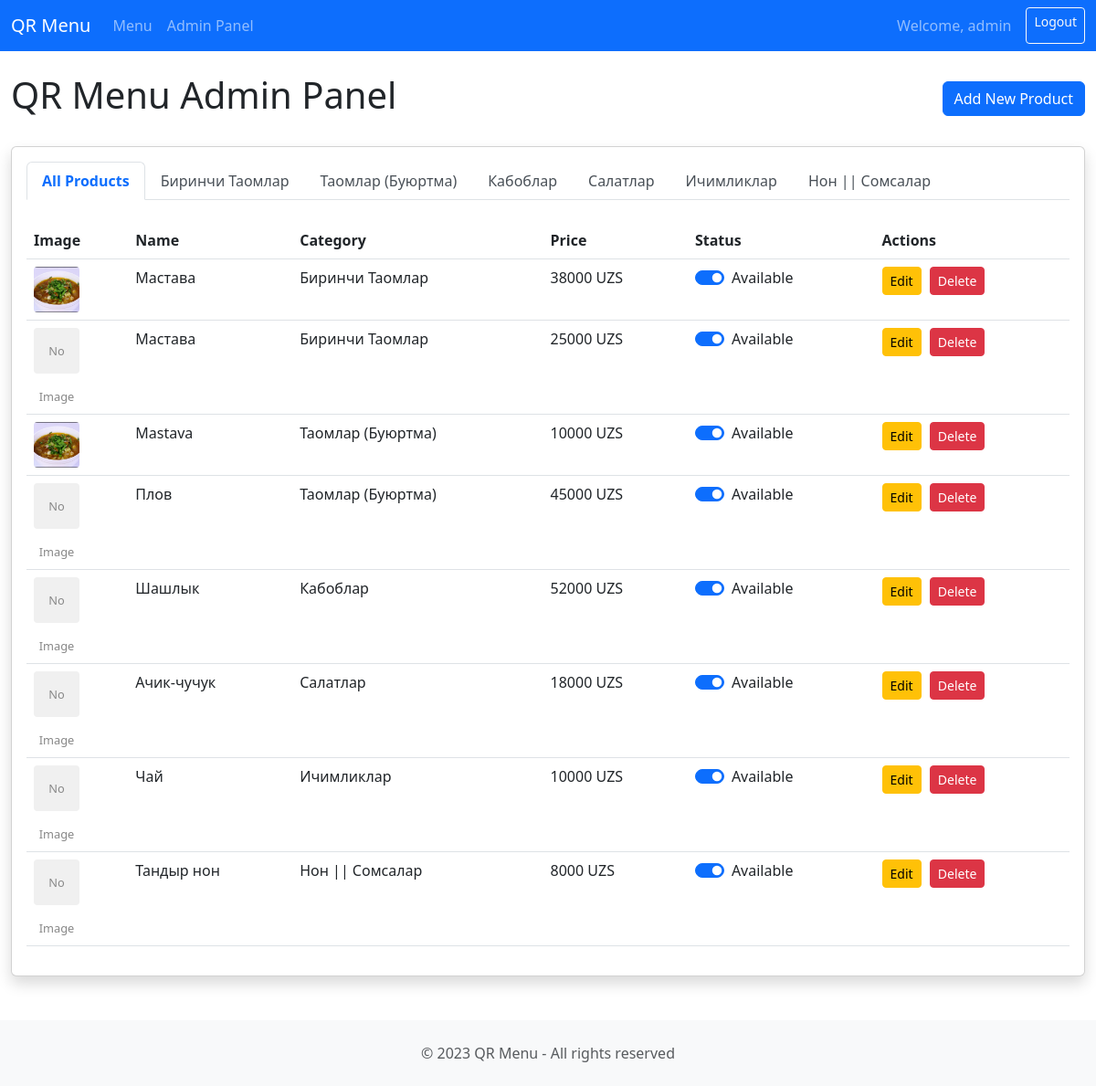
Screenshot of /admins/panel/ (signed in) with the database file from the repository.
### menu/models.py (models this page shows, shortened)
class Category(models.Model):
    name = models.CharField(max_length=100)
    slug = models.SlugField(max_length=100, unique=True, blank=True)
    class Meta:
        verbose_name_plural = "Categories"

class Product(models.Model):
    name = models.CharField(max_length=200)
    description = models.TextField(blank=True)
    price = models.IntegerField()  # Price in UZS
    category = models.ForeignKey(Category, on_delete=models.CASCADE, related_name='products')
    image = models.ImageField(upload_to='products/', blank=True, null=True)
    available = models.BooleanField(default=True)
    created_at = models.DateTimeField(auto_now_add=True)
    updated_at = models.DateTimeField(auto_now=True)

### menu/views.py (the view)
# urls.py: path('admins/panel/', views.admin_panel, name='admin_panel'),
@login_required
def admin_panel(request):
    categories = Category.objects.all()
    products = Product.objects.all().order_by('category', 'name')
    context = {
        'categories': categories,
        'products': products,
    }
    return render(request, 'menu/admin_panel.html', context)

### menu/templates/menu/admin_panel.html (shortened to what this page needs)
{% extends 'menu/base.html' %}
{% block extra_css %}
<link rel="stylesheet" href="/static/menu/css/admin_styles.css">
{% endblock %}
{% block content %}
<div class="container-fluid mt-4">
  <div class="row">
    <div class="col-12">
      <div class="d-flex justify-content-between align-items-center mb-4">
        <h1>QR Menu Admin Panel</h1>
        <a href="{% url 'product_add' %}" class="btn btn-primary">Add New Product</a>
      </div>
      <div class="card shadow">
        <div class="card-body">
          <ul class="nav nav-tabs mb-4" id="productTabs" role="tablist">
            <li class="nav-item">
              <a class="nav-link active" id="all-tab" data-bs-toggle="tab" href="#all" role="tab">All Products</a>
            </li>
            {% for category in categories %}
              <li class="nav-item">
                <a class="nav-link" id="cat{{ category.id }}-tab" data-bs-toggle="tab" href="#cat{{ category.id }}" role="tab">{{ category.name }}</a>
              </li>
            {% endfor %}
          </ul>
          <div class="tab-content" id="tabContent">
            <div class="tab-pane fade show active" id="all" role="tabpanel">
              <div class="table-responsive">
                <table class="table table-hover">
                  <thead>
                    <tr>
                      <th>Image</th>
                      <th>Name</th>
                      <th>Category</th>
                      <th>Price</th>
                      <th>Status</th>
                      <th>Actions</th>
                    </tr>
                  </thead>
                  <tbody>
                    {% for product in products %}
                      <tr data-product-id="{{ product.id }}">
                        <td class="product-image">
                          {% if product.image %}
                            <img src="{{ product.image.url }}" alt="{{ product.name }}" width="50">
                          {% else %}
                            <span class="no-image">No Image</span>
                          {% endif %}
                        </td>
                        <td>{{ product.name }}</td>
                        <td>{{ product.category.name }}</td>
                        <td>{{ product.price }} UZS</td>
                        <td>
                          <div class="form-check form-switch">
                            <input class="form-check-input availability-toggle" type="checkbox" role="switch"
                                  id="switchStatus{{ product.id }}"
                                  {% if product.available %}checked{% endif %}
                                  data-product-id="{{ product.id }}">
                            <label class="form-check-label" for="switchStatus{{ product.id }}">
                              {% if product.available %}Available{% else %}Hidden{% endif %}
                            </label>
                          </div>
                        </td>
                        <td class="actions">
                          <a href="{% url 'product_edit' product.id %}" class="btn btn-sm btn-warning">Edit</a>
                          <button class="btn btn-sm btn-danger delete-btn" data-product-id="{{ product.id }}">Delete</button>
                        </td>
                      </tr>
                    {% empty %}
                      <tr>
                        <td colspan="6" class="text-center">No products available</td>
                      </tr>
                    {% endfor %}
                  </tbody>
                </table>
              </div>
            </div>
          </div>
        </div>
      </div>
    </div>
  </div>
</div>
{% endblock %}

### menu/templates/menu/base.html (shortened to what this page needs)
<!DOCTYPE html>
<html lang="en">
<head>
    <link href="https://cdn.jsdelivr.net/npm/bootstrap@5.3.0/dist/css/bootstrap.min.css" rel="stylesheet">
    <link rel="stylesheet" href="/static/menu/css/admin_styles.css">
    {% block extra_css %}{% endblock %}
</head>
<body>
    <nav class="navbar navbar-expand-lg navbar-dark bg-primary">
        <div class="container-fluid">
            <a class="navbar-brand" href="/">QR Menu</a>
            <div class="collapse navbar-collapse" id="navbarNav">
                <ul class="navbar-nav me-auto">
                    <li class="nav-item">
                        <a class="nav-link" href="{% url 'menu_display' %}">Menu</a>
                    </li>
                    {% if user.is_authenticated %}
                    <li class="nav-item">
                        <a class="nav-link" href="{% url 'admin_panel' %}">Admin Panel</a>
                    </li>
                    {% endif %}
                </ul>
                {% if user.is_authenticated %}
                <div class="d-flex">
                    <span class="navbar-text me-3">
                        Welcome, {{ user.username }}
                    </span>
                    <a href="logout/" class="btn btn-outline-light btn-sm">Logout</a>
                </div>
                {% else %}
                <a href="/admin/login/" class="btn btn-outline-light">Login</a>
                {% endif %}
            </div>
        </div>
    </nav>
    <main>
        {% block content %}{% endblock %}
    </main>
    <footer class="bg-light py-4 mt-5">
        <div class="container text-center">
            <p class="text-muted mb-0">© 2023 QR Menu - All rights reserved</p>
        </div>
    </footer>
</body>
</html>

### menu/static/menu/css/admin_styles.css (style rules this page uses)
.product-image img { width: 50px; height: 50px; object-fit: cover; border-radius: 4px; }
.no-image { display: inline-block; width: 50px; height: 50px; line-height: 50px; text-align: center; background-color: #f0f0f0; color: #888; border-radius: 4px; font-size: 0.8rem; }
.actions { white-space: nowrap; }
.actions .btn { margin-right: 5px; }
.actions .btn:last-child { margin-right: 0; }
.nav-tabs .nav-link { color: #495057; }
.nav-tabs .nav-link.active { font-weight: bold; color: #0d6efd; }

### rows the page displays
Category: name "Биринчи Таомлар"
Category: name "Таомлар (Буюртма)"
Category: name "Кабoблар"
Category: name "Салатлар"
Category: name "Ичимликлар"
Category: name "Нон || Сомсалар"
Product: image (picture), name "Мастава", category.name "Биринчи Таомлар", price "38000", available "☑", shows "Available"
Product: image "No Image", name "Мастава", category.name "Биринчи Таомлар", price "25000", available "☑", shows "Available"
Product: image (picture), name "Mastava", category.name "Таомлар (Буюртма)", price "10000", available "☑", shows "Available"
Product: image "No Image", name "Плов", category.name "Таомлар (Буюртма)", price "45000", available "☑", shows "Available"
Product: image "No Image", name "Шашлык", category.name "Кабoблар", price "52000", available "☑", shows "Available"
Product: image "No Image", name "Ачик-чучук", category.name "Салатлар", price "18000", available "☑", shows "Available"
Product: image "No Image", name "Чай", category.name "Ичимликлар", price "10000", available "☑", shows "Available"
Product: image "No Image", name "Тандыр нон", category.name "Нон || Сомсалар", price "8000", available "☑", shows "Available"

### other values shown
{{ user.username }} "admin"
